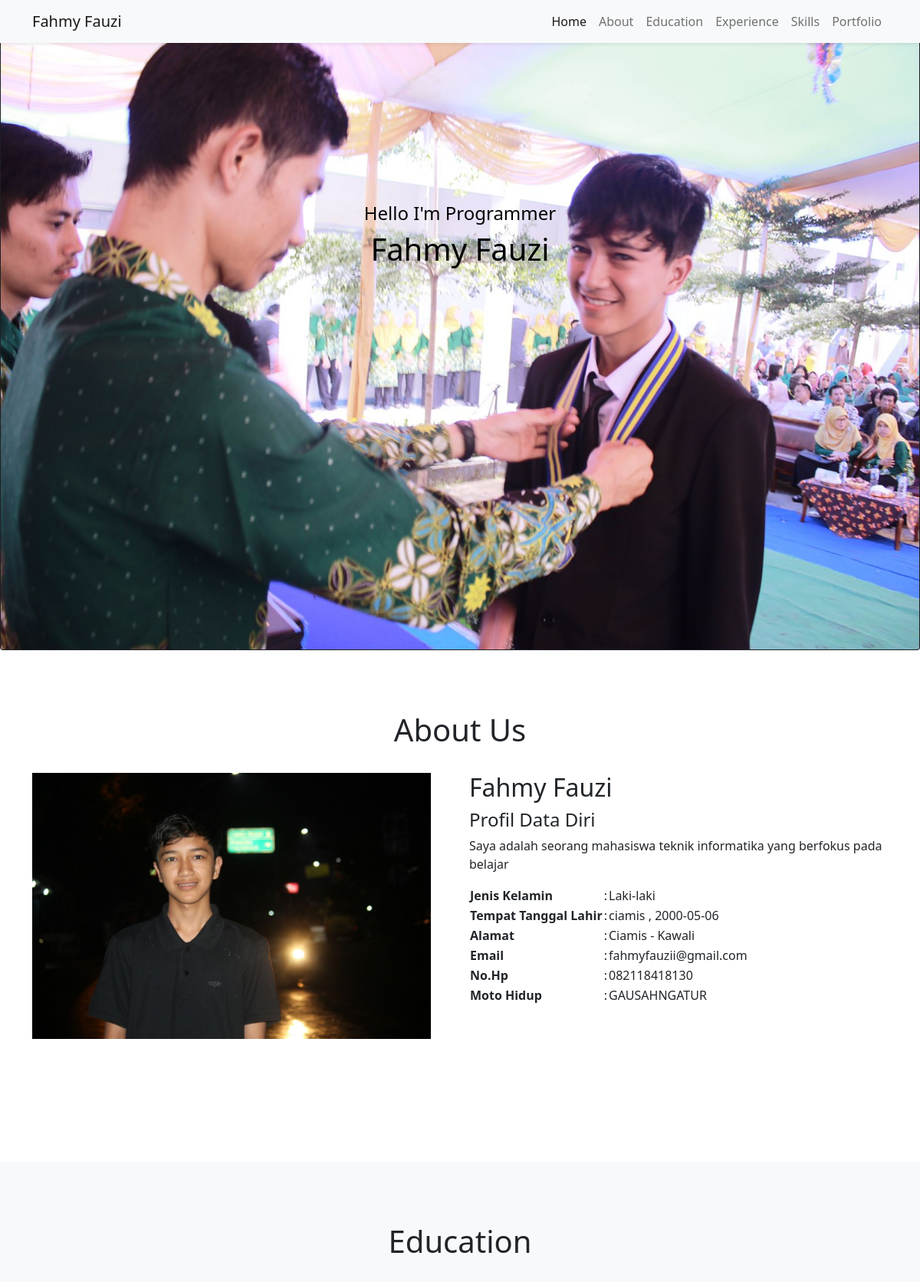
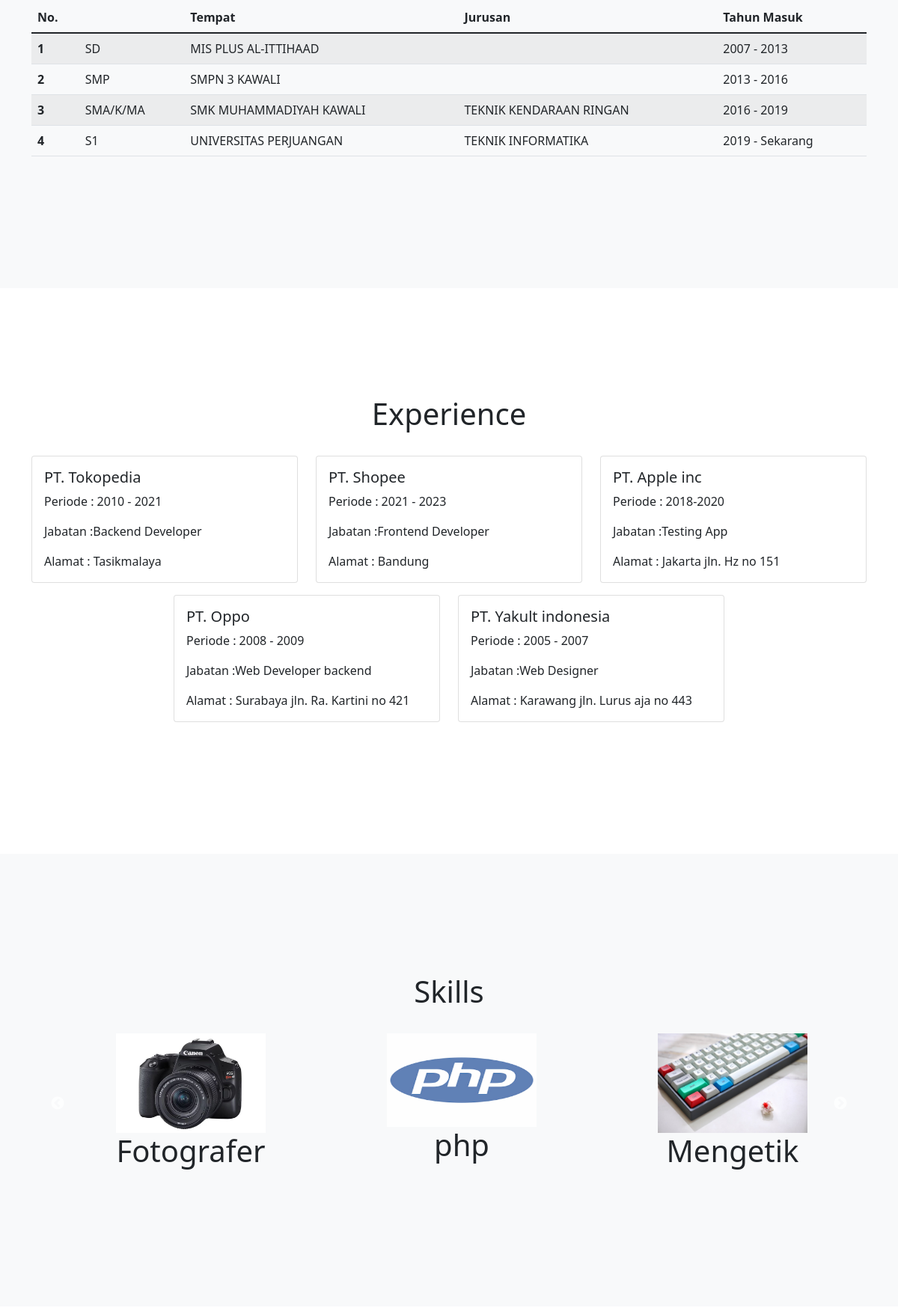
Page /basic/viewcv.php?NIK=11111 (upper part) on the committed database (2 pictures, top to bottom).
### tables this page shows
CREATE TABLE `tbl_identitas` (
  `nik` int(5) NOT NULL,
  `nama` varchar(255) NOT NULL,
  `foto` varchar(255) NOT NULL,
  `tempat_lahir` varchar(255) NOT NULL,
  `tanggal_lahir` varchar(10) NOT NULL,
  `alamat` varchar(255) NOT NULL,
  `email` varchar(255) NOT NULL,
  `no_hp` varchar(13) NOT NULL,
  `jenis_kelamin` varchar(20) NOT NULL,
  `moto_hidup` varchar(255) NOT NULL,
  `tentang_saya` varchar(255) NOT NULL,
  `bg_foto` varchar(100) NOT NULL
);

CREATE TABLE `tbl_detail_pendidikan` (
  `nik` int(5) NOT NULL,
  `idPendidikan` int(5) NOT NULL,
  `keterangan` varchar(255) NOT NULL,
  `tahun_masuk` int(5) NOT NULL,
  `tahun_lulus` varchar(10) NOT NULL,
  `jurusan` varchar(255) NOT NULL
);

CREATE TABLE `tbl_riwayat_pendidikan` (
  `idPendidikan` int(5) NOT NULL,
  `pendidikan` varchar(255) NOT NULL
);

CREATE TABLE `tbl_detail_pekerjaan` (
  `id` int(5) NOT NULL,
  `nik` int(5) NOT NULL,
  `perusahaan` varchar(255) NOT NULL,
  `jabatan` varchar(255) NOT NULL,
  `periode` varchar(255) NOT NULL,
  `alamat_perusahaan` varchar(255) NOT NULL
);

CREATE TABLE `tbl_detail_keahlian` (
  `id` int(5) NOT NULL,
  `nik` int(5) NOT NULL,
  `keahlian` varchar(255) NOT NULL,
  `image_keahlian` varchar(255) NOT NULL
);

### basic/viewcv.php (the view, shortened to what this page needs)
<?php
if (isset($_GET['NIK'])) {
    $nik = $_GET['NIK'];
} else {
    die("Error. No Id Selected");
}
$con = mysqli_connect("localhost", "root", "", "db_cv");
$query = mysqli_query($con, "SELECT * FROM tbl_identitas WHERE nik='$nik'");
$result = mysqli_fetch_array($query);
?>
<!DOCTYPE html>
<html lang="en">
<head>
    <link rel="stylesheet" href="../bootstrap/css/bootstrap.css">
    <link rel="stylesheet" href="../bootstrap/js/bootstrap.js">
    <link rel="stylesheet" type="text/css" href="//cdn.jsdelivr.net/npm/slick-carousel@1.8.1/slick/slick.css" />
    <link rel="stylesheet" href="https://cdnjs.cloudflare.com/ajax/libs/slick-carousel/1.8.1/slick-theme.min.css">
</head>
<body id="home">
    <nav class="navbar navbar-expand-lg navbar-light bg-light shadow-sm fixed-top ">
        <div class="container">
            <a class="navbar-brand" href="#"><?= $result['nama'] ?></a>
            <div class="collapse navbar-collapse" id="navbarNav">
                <ul class="navbar-nav ms-auto">
                    <li class="nav-item">
                        <a class="nav-link active" aria-current="page" href="#home">Home</a>
                    </li>
                    <li class="nav-item">
                        <a class="nav-link" href="#about">About</a>
                    </li>
                    <li class="nav-item">
                        <a class="nav-link" href="#education">Education</a>
                    </li>
                    <li class="nav-item">
                        <a class="nav-link" href="#experience">Experience</a>
                    </li>
                    <li class="nav-item">
                        <a class="nav-link" href="#skills">Skills</a>
                    </li>
                    <li class="nav-item">
                        <a class="nav-link" href="#portfolio">Portfolio</a>
                    </li>
                </ul>
            </div>
        </div>
    </nav>
    <section id="card-image" style="padding-top: 3rem;">
        <div class="col-md-12">
            <div class="card bg-dark text-black text-center">
                <img src="../image/<?= $result['bg_foto'] ?>" class="card-img" alt="...">
                <div class="card-img-overlay position-absolute top-50 start-50 translate-middle">
                    <h4 class="card-text ">Hello I'm Programmer</h4>
                    <h1 class="card-title"><?= $result['nama'] ?></h1>
                </div>
            </div>
        </div>
    </section>
    <section id="about">
        <div class="container" style="padding-bottom:10rem;">
            <div class="row justify-content-center text-center mb-4">
                <div class="col-md-12">
                    <h1>About Us</h1>
                </div>
            </div>
            <div class="row ">
                <div class="col-md-6 ">
                    <img src="../image/<?= $result['foto'] ?>" style="float:left;" width="520px" alt="">
                </div>
                <div class="col-md-6 ">
                    <div style="float:right; ">
                        <h2><?= $result['nama'] ?></h2>
                        <h4>Profil Data Diri</h4>
                        <p><?= $result['tentang_saya'] ?></p>
                        <table>
                            <tr>
                                <th>Jenis Kelamin</th>
                                <td>:</td>
                                <td><?= $result['jenis_kelamin'] ?></td>
                            </tr>
                            <tr>
                                <th>Tempat Tanggal Lahir</th>
                                <td>:</td>
                                <td><?= $result['tempat_lahir'] ?> , <?= $result['tanggal_lahir'] ?></td>
                            </tr>
                            <tr>
                                <th>Alamat</th>
                                <td>:</td>
                                <td><?= $result['alamat'] ?></td>
                            </tr>
                            <tr>
                                <th>Email</th>
                                <td>:</td>
                                <td><?= $result['email'] ?></td>
                            </tr>
                            <tr>
                                <th>No.Hp</th>
                                <td>:</td>
                                <td><?= $result['no_hp'] ?></td>
                            </tr>
                            <tr>
                                <th>Moto Hidup</th>
                                <td>:</td>
                                <td><?= $result['moto_hidup'] ?></td>
                            </tr>
                        </table>
                    </div>
                </div>
            </div>
        </div>
    </section>
    <section id="education" class="bg-light">
        <div class="container" style="padding-bottom:10rem;">
            <div class="row justify-content-center text-center mb-4">
                <div class="col-md-12">
                    <h1>Education</h1>
                </div>
            </div>
            <div class="row">
                <div class="col-md-12">
                    <table class="table table-striped">
                        <thead>
                            <tr>
                                <th scope="col">No.</th>
                                <td></td>
                                <th scope="col-md-4">Tempat</th>
                                <th scope="col-md-4">Jurusan</th>
                                <th scope="col-md-4">Tahun Masuk</th>
                            </tr>
                        </thead>
                        <tbody>
                            <?php
                            $queryRP = mysqli_query($con, "SELECT * FROM tbl_riwayat_pendidikan");
                            $no = 1;
                            foreach ($queryRP as $q2) :
                                $queryDp = mysqli_query($con, "SELECT * FROM tbl_detail_pendidikan WHERE nik=$nik AND idPendidikan=$q2[idPendidikan]");
                                while ($row = $queryDp->fetch_array()) {
                            ?>
                                    <tr>
                                        <th><?= $no++ ?></th>
                                        <td><?= $q2['pendidikan'] ?></td>
                                        <td><?= $row['keterangan'] ?></td>
                                        <td><?= $row['jurusan'] ?></td>
                                        <td><?= $row['tahun_masuk'] ?> -
                                            <?= $row['tahun_lulus'] ?>
                                        </td>
                                    </tr>
                            <?php }
                            endforeach ?>
                        </tbody>
                    </table>
                </div>
            </div>
        </div>
    </section>
    <section id="experience" style="padding-top:9rem">
        <div class="container" style="padding-bottom:10rem;">
            <div class="row justify-content-center text-center mb-4">
                <div class="col-md-12">
                    <h1>Experience</h1>
                </div>
            </div>
            <div class="row justify-content-center">
                <?php
                $queryDp = mysqli_query($con, "SELECT * FROM tbl_detail_pekerjaan WHERE nik=$nik");
                foreach ($queryDp as $qdp) :
                ?>
                    <div class="col-md-4 mb-3">
                        <div class="card">
                            <div class="card-body">
                                <h5 class="card-title"><?= $qdp['perusahaan'] ?></h5>
                                <p class="card-text">Periode : <?= $qdp['periode'] ?></p>
                                <p class="card-text">Jabatan :<?= $qdp['jabatan'] ?></p>
                                <p class="card-text">Alamat : <?= $qdp['alamat_perusahaan'] ?></p>
                            </div>
                        </div>
                    </div>
                <?php endforeach ?>
            </div>
        </div>
    </section>
    <section id="skills" class="bg-light" style="padding-top: 10rem;">
        <div class="container" style="padding-bottom:10rem;">
            <div class="row justify-content-center text-center mb-4">
                <div class="col-md-12 text-center">
                    <h1>Skills</h1>
                </div>
            </div>
            <div class="row justify-content-center">
                <div class="col-md-12">
                    <ul class="slider">
                        <?php
                        $query = mysqli_query($con, "SELECT * FROM tbl_detail_keahlian WHERE nik='$nik'");
                        foreach ($query as $r) :
                        ?>
                            <li>
                                <div align="center">
                                    <img src="../image/<?= $r['image_keahlian'] ?>" width="200px" alt="">
                                    <h1><?= $r['keahlian'] ?></h1>
                                </div>
                            </li>
                        <?php endforeach ?>
                    </ul>
                </div>
            </div>
    </section>
</body>
</html>

### basic/viewcv.php (style rules this page uses)
section { padding-top: 5rem; }

### rows in the picture
tbl_identitas: nama "Fahmy Fauzi", bg_foto (picture), foto (picture), tentang_saya "Saya adalah seorang mahasiswa teknik informatika yang berfokus pada belajar", jenis_kelamin "Laki-laki", tempat_lahir "ciamis", tanggal_lahir "2000-05-06", alamat "Ciamis - Kawali", email "fahmyfauzii@gmail.com", no_hp "082118418130", moto_hidup "GAUSAHNGATUR"
tbl_detail_pendidikan: idPendidikan.pendidikan "SD", keterangan "MIS PLUS AL-ITTIHAAD", tahun_masuk "2007", tahun_lulus "2013"
tbl_detail_pendidikan: idPendidikan.pendidikan "SMP", keterangan "SMPN 3 KAWALI", tahun_masuk "2013", tahun_lulus "2016"
tbl_detail_pendidikan: idPendidikan.pendidikan "SMA/K/MA", keterangan "SMK MUHAMMADIYAH KAWALI", jurusan "TEKNIK KENDARAAN RINGAN", tahun_masuk "2016", tahun_lulus "2019"
tbl_detail_pendidikan: idPendidikan.pendidikan "S1", keterangan "UNIVERSITAS PERJUANGAN", jurusan "TEKNIK INFORMATIKA", tahun_masuk "2019", tahun_lulus "Sekarang"
tbl_detail_pekerjaan: perusahaan "PT. Tokopedia", periode "2010 - 2021", jabatan "Backend Developer", alamat_perusahaan "Tasikmalaya"
tbl_detail_pekerjaan: perusahaan "PT. Shopee", periode "2021 - 2023", jabatan "Frontend Developer", alamat_perusahaan "Bandung"
tbl_detail_pekerjaan: perusahaan "PT. Apple inc", periode "2018-2020", jabatan "Testing App", alamat_perusahaan "Jakarta jln. Hz no 151"
tbl_detail_pekerjaan: perusahaan "PT. Oppo", periode "2008 - 2009", jabatan "Web Developer backend", alamat_perusahaan "Surabaya jln. Ra. Kartini no 421"
tbl_detail_pekerjaan: perusahaan "PT. Yakult indonesia", periode "2005 - 2007", jabatan "Web Designer", alamat_perusahaan "Karawang jln. Lurus aja no 443"
tbl_detail_keahlian: image_keahlian (picture), keahlian "Fotografer"
tbl_detail_keahlian: image_keahlian (picture), keahlian "php"
tbl_detail_keahlian: image_keahlian (picture), keahlian "Mengetik"
